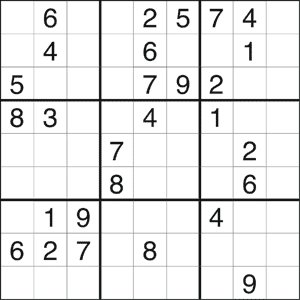
#> input picture sudoku.png, 300 x 300 px, found by its file name
$ python numFromImg.py
#> lines starting #> are read from the running program, lines starting #| are printed output that depends on the picture
import matplotlib.pyplot as plt
import matplotlib.image as mpimg
import cv2 as cv
import math
import os
import numpy as np
import sys
from PIL import Image
class getLines():
    def __init__(self, img):
#> called with img = 'sudoku.png'
        self.path='%s\\%s'%(os.getcwd(),img)
        self.src = cv.imread(cv.samples.findFile(self.path), cv.IMREAD_GRAYSCALE)
#> self.src: shape (300, 300); min 19, max 255, mean 234.4
        self.size=self.src.shape
#> self.size = (300, 300)
        # Check if image is loaded fine
        if self.src is None:
            print('Error opening image!')
            print('Usage: hough_lines.py [image_name -- default ' + self.path+ '] \n')
            return -1

        self.dst = cv.Canny(self.src, 50, 200, None, 3)
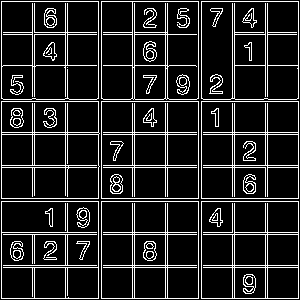
#> self.dst: shape (300, 300); 13.5% white in thin lines or dots

        # Copy edges to the images that will display the results in BGR
        self.cdst = cv.cvtColor(self.dst, cv.COLOR_GRAY2BGR)
#> self.cdst: shape (300, 300, 3); 13.5% white in thin lines or dots

        self.lines = cv.HoughLines(self.dst, 1, np.pi / 180, 150, None, 0, 0)
#> self.lines = 35 rows, first 8: [1, 0], [101, 0], [198, 0], [201, 0], [298, 0], [1, 1.57], [101, 1.57], [198, 1.57]
    def getPath(self):
        return self.path
    def getSize(self):
        return self.size
    def getHorizontals(self):
        out=[]
        width=self.getSize()[0]
#> width = 300
        for i in range(len(self.lines)):
            rho = self.lines[i][0][0]
            theta = self.lines[i][0][1]
            out.append(int(math.cos(theta)*rho))
        out.sort()
        x=0
        while x < len(out)-1:
            if out[x]==out[x+1]:
                out.pop(x+1)
            if abs(out[x]-out[x+1])<(width//9-int((width//9)*.1)):
                out.pop(x+1)
            else:
                x+=1
        return out
    def getVerticles(self):
        out=[]
        height=self.getSize()[1]
#> height = 300
        for i in range(len(self.lines)):
            rho = self.lines[i][0][0]
            theta = self.lines[i][0][1]
            out.append(int(math.sin(theta)*rho))
        out.sort()
        x=0
        while x < len(out)-1:
            if out[x]==out[x+1]:
                out.pop(x+1)
            if abs(out[x]-out[x+1])<(height//9-int((height//9)*.1)):
                out.pop(x+1)
            else:
                x+=1
        return out
    def getIntersection(self):
        out=[]
        for x in self.getHorizontals():
            temp=[]
            for y in self.getVerticles():
                temp.append([x,y])
            out.append(temp)
        return out
    def getBlocks(self):
        out=[]
        for x in range(len(self.getIntersection())-1):
            for y in range(len(self.getIntersection()[0])-1):
                temp=[]
                temp.append(self.getIntersection()[x][y])
                temp.append(self.getIntersection()[x+1][y+1])
                out.append(temp)
        return out
    def getLines(self):
        lines=self.lines
        if lines is not None:
            for i in range(0, len(lines)):
                rho = lines[i][0][0]
                theta = lines[i][0][1]
                a = math.cos(theta)
                b = math.sin(theta)
                x0 = a * rho

                y0 = b * rho
                pt1 = (int(x0 + 1000 * (-b)), int(y0 + 1000 * (a)))
                pt2 = (int(x0 - 1000 * (-b)), int(y0 - 1000 * (a)))
                print(pt1)
                cv.line(self.cdst, pt1, pt2, (0, 0, 255), 3, cv.LINE_AA)

        cv.imshow("Source", self.path)
        cv.imshow("Detected Lines (in red) - Standard Hough Line Transform", self.cdst)

        cv.waitKey()
        return 0

a=getLines('sudoku.png')
print(a.getSize())

for x in a.getIntersection():
    print(x)
for y in a.getBlocks():
    print(y)
#> (the run stopped early here; a loop or call above may not have finished)
